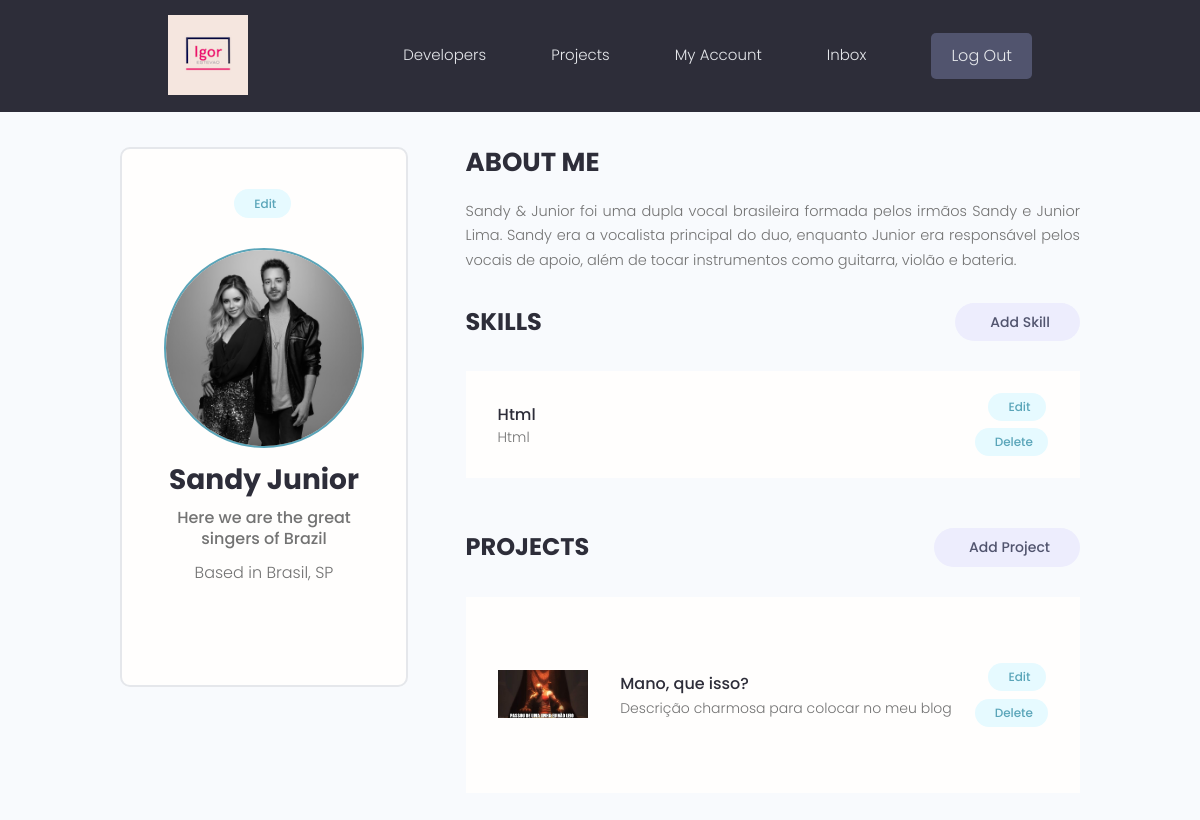
Screenshot of /account (signed in) with the database file from the repository.
### users/models.py (models this page shows, shortened)
class Profile(models.Model):
  user = models.OneToOneField(User, on_delete=models.CASCADE, null=True, blank=True)
  name = models.CharField(max_length=200, null=True, blank=True)
  email = models.EmailField(max_length=500, null=False, blank=False)
  username = models.CharField(max_length=200, null=True, blank=True)
  location = models.CharField(max_length=200, null=True, blank=True)
  short_intro = models.CharField(max_length=200, null=True, blank=True)
  bio = models.TextField(null=True, blank=True)
  profile_image = models.ImageField(null=True, blank=True, upload_to="profiles/", default="profiles/default.png")
  social_github = models.CharField(max_length=200, null=True, blank=True)
  social_linkedin = models.CharField(max_length=200, null=True, blank=True)
  social_twitter = models.CharField(max_length=200, null=True, blank=True)
  social_youtube = models.CharField(max_length=200, null=True, blank=True)
  social_website = models.CharField(max_length=200, null=True, blank=True)
  created = models.DateTimeField(auto_now_add=True) #timestamps just like Rails
  id = models.UUIDField(default=uuid.uuid4, unique=True, primary_key=True, editable=False)
  class Meta:
    ordering = [ "-created" ]
  @property
  def image_url(self):
    try:
      url = self.profile_image.url
    except:
      url = "/"
    return url

class Skills(models.Model):
  owner = models.ForeignKey(Profile, on_delete=models.CASCADE, null=True, blank=True)
  name = models.CharField(max_length=200, null=True, blank=True)
  description = models.TextField(null=True, blank=True)
  created = models.DateTimeField(auto_now_add=True) #timestamps just like Rails
  id = models.UUIDField(default=uuid.uuid4, unique=True, primary_key=True, editable=False)

### main/models.py (models this page shows, shortened)
class Project(models.Model):
  owner = models.ForeignKey(Profile, null=True, blank=True, on_delete=models.CASCADE)
  title = models.CharField(max_length=200)
  description = models.TextField(null=True, blank=True)
  featured_image = models.ImageField(null=True, blank=True, upload_to="projects/", default="projects/default.jpg") # changed this so the projects image will be picked exclusively on the projects folder inside the user_submited_images
  demo_link = models.CharField(max_length=2000, null=True, blank=True)
  source_link = models.CharField(max_length=2000, null=True, blank=True)
  vote_total = models.IntegerField(default=0, null=True, blank=True)
  vote_ratio = models.IntegerField(default=0, null=True, blank=True)
  tag = models.ManyToManyField("Tag", blank=True) # adding with quotes because of lazy loading
  created = models.DateTimeField(auto_now_add=True) #timestamps just like Rails
  id = models.UUIDField(default=uuid.uuid4, unique=True, primary_key=True, editable=False)
  @property
  def image_url(self):
    try:
      url = self.featured_image.url
    except:
      url = "/"
    return url
  class Meta:
    ordering = [ "-vote_ratio", "-vote_total", "title" ]

### users/views.py (the view)
# urls.py: path("account", views.userAccount, name="account"),
@login_required(login_url="login")
def userAccount(request):
  profile = request.user.profile
  skills = profile.skills_set.all()
  projects = profile.project_set.all()
  context = {
    "profile" : profile,
    "skills" : skills,
    "projects" : projects
    }
  return render(request, "users/account.html", context)

### users/templates/users/account.html (shortened to what this page needs)
{% extends "main.html" %}
{% block content %}
<main class="settingsPage profile my-md">
  <div class="container">
    <div class="layout">
      <div class="column column--1of3">
        <div class="card text-center">
          <div class="card__body dev">
            <a class="tag tag--pill tag--main settings__btn" href="{% url 'edit_user_account' %}"> Edit</a>
            <img class="avatar avatar--xl dev__avatar" src="{{ profile.image_url }}" />
            <h2 class="dev__name">{{ profile.name }}</h2>
            <p class="dev__title">{{ profile.short_intro }}</p>
            <p class="dev__location">Based in {{ profile.location }}</p>
          </div>
        </div>
      </div>
      <div class="column column--2of3">
        <div class="devInfo">
          <h3 class="devInfo__title">About Me</h3>
          <p class="devInfo__about">
            {{ profile.bio }}
          </p>
        </div>
        <div class="settings">
          <h3 class="settings__title">Skills</h3>
          <a class="tag tag--pill tag--sub settings__btn tag--lg" href="{% url 'create_skill' %}"> Add Skill</a>
        </div>
        <table class="settings__table">
            {% for skill in skills %}
              <tr>
                <td class="settings__tableInfo">
                  <h4>{{ skill.name }}</h4>
                  <p>{{ skill.description }}</p>
                </td>
                <td class="settings__tableActions">
                  <a class="tag tag--pill tag--main settings__btn" href="{% url 'edit_skill' skill.id %}"> Edit</a>
                  <a class="tag tag--pill tag--main settings__btn" href="{% url 'delete_skill' skill.id %}?next=/account">Delete</a>
                </td>
              </tr>
            {% endfor %}
          </table>
        <div class="settings">
          <h3 class="settings__title">Projects</h3>
          <a class="tag tag--pill tag--sub settings__btn tag--lg" href="{% url 'create_project' %}"> Add Project</a>
        </div>
        <table class="settings__table">
          {% for project in projects %}
            <tr>
              <td class="settings__thumbnail">
                <a href="{% url 'project' project.id %}"><img src="{{ project.image_url }}" alt="Project Thumbnail" /></a>
              </td>
              <td class="settings__tableInfo">
                <a href="{% url 'project' project.id %}">{{ project.title }}</a>
                <p>{{ project.description|slice:"150" }}</p>
              </td>
              <td class="settings__tableActions">
                <a class="tag tag--pill tag--main settings__btn" href="{% url 'update_project' project.id %}"> Edit</a>
                <a class="tag tag--pill tag--main settings__btn" href="{% url 'delete_project' project.id %}">
                  Delete</a>
              </td>
            </tr>
          {% endfor %}
        </table>
      </div>
    </div>
  </div>
</main>
{% endblock %}

### templates/main.html (shortened to what this page needs)
<html lang="en">
  {% load static %}
<head>
  <link rel="stylesheet" href="https://cdn.iconmonstr.com/1.3.0/css/iconmonstr-iconic-font.min.css" />
  <link rel="stylesheet" href="{% static 'uikit/styles/uikit.css' %}" />
  <link rel="stylesheet" href="{% static 'styles/app.css' %}" />
</head>
<body>
  {% include 'navbar.html' %}
  {% block content %}
  {% endblock content %}
</body>
</html>

### templates/navbar.html (shortened to what this page needs)
{% load static %}
<header class="header">
  <div class="container container--narrow">
    <a href="{% url 'profiles' %}" class="header__logo">
      <img src="{% static 'images/logo.png' %}" alt="My Logo" />
    </a>
    <nav class="header__nav">
      <ul class="header__menu">
        <li class="header__menuItem"><a href="{% url 'profiles' %}">Developers</a></li>
        <li class="header__menuItem"><a href="{% url 'projects' %}">Projects</a></li>
        {% if request.user.is_authenticated %}
        <li class="header__menuItem"><a href="{% url 'account' %}" class="">My Account</a></li>
        <li class="header__menuItem"><a href="{% url 'inbox' %}">Inbox</a></li>
        <li class="header__menuItem"><a href="{% url 'logout' %}" class="btn btn--sub">Log Out</a></li>
        {% else %}
          <li class="header__menuItem"><a href="{% url 'login'  %}?next={{ request.path }}" class="btn btn--sub">Login/Sign Up</a></li>
        {% endif %}
      </ul>
    </nav>
  </div>
</header>

### static/styles/app.css (style rules this page uses)
:root { --color-sub: #2d2d39; }
.btn--sub { background-color: var(--color-sub-light); }
.card { border: 2px solid var(--color-light); }
img { width: 100%; }
.header { position: sticky; z-index: 111; background-color: var(--color-sub); padding: 1.5rem 0; }
.header > .container { display: flex; justify-content: space-between; align-items: center; }
.header__logo { margin-right: 10px; }
.header__logo > img { height: 8rem; }
.header__nav > ul { display: inline-flex; align-items: center; list-style: none; gap: 6.5rem; }
.header__menuItem > a { color: var(--color-light); font-weight: 300; }
.profile .card > .dev { padding: 4rem; }
.dev__avatar { display: block; margin: auto; }
.dev__name { color: var(--color-sub); font-size: 2.8rem; font-weight: 700; margin-top: 1rem; margin-bottom: 0.5rem; }
.dev__title { font-size: 1.6rem; font-weight: 500; line-height: 1.3; }
.dev__location { margin-top: 1rem; }
.devInfo { margin-bottom: 3rem; }
.devInfo__title, .devInfo__subtitle { font-size: 2.6rem; color: var(--color-sub); text-transform: uppercase; font-weight: 700; margin-bottom: 1.5rem; }
.devInfo__about, .devSkill__info { font-size: 1.45rem; line-height: 1.7; text-align: justify; }
.settingsPage .dev > .settings__btn { display: inline-block; margin-bottom: 3rem; }
.settings { display: flex; justify-content: space-between; align-items: center; }
.settings__title { font-size: 2.4rem; text-transform: uppercase; font-weight: 700; color: var(--color-sub); }
.settings__table { margin-top: 3rem; margin-bottom: 5rem; padding: 0 3rem; background: var(--color-white); }
.settings__table tr { width: 100%; }
.settings__table tr > td { padding: 2rem 0; }
.settings__thumbnail { width: 23%; min-width: 10rem; }
.settings__thumbnail img { padding-right: 3rem; height: 15rem; object-fit: contain; }
.settings__tableInfo { width: 100%; }
.settings__tableInfo h4, .settings__tableInfo a { padding-right: 1rem; width: auto; font-size: 1.6rem; font-weight: 500; color: var(--color-sub); }
.settings__tableInfo p { font-size: 1.4rem; }
.settings__tableActions { text-align: right; }

### static/uikit/styles/modules/_variables.css (style rules this page uses)
:root { --color-main: #5aa5b9; --color-main-light: #e6faff; --color-sub: #3f4156; --color-sub-light: #51546e; --color-sub-lighter: #ededfd; --color-text: #737373; --color-gray: #8b8b8b; --color-light: #e5e7eb; --color-light-gray: #767676; --color-bg: #f8fafd; --color-white: #fffefd; --color-white-light: #f3f3f3; --color-success: #359e64; --color-success-bg: #def8e8; --color-error: #fc4b0b; --color-error-bg: #fff2ee; --font-base: 'Poppins', arial, helvetica, 'Segoe UI', roboto, ubuntu, sans-serif; --font-monospace: 'Fira Code', 'Courier New', courier, monospace; --font-regular: 300; --font-medium: 500; --font-bold: 700; --generic-shadow: 1px 1px 5px #00000010; --generic-transition: all 0.3s ease-in-out; }

### static/uikit/styles/modules/_base.css (style rules this page uses)
* { margin: 0; padding: 0; box-sizing: border-box; text-rendering: optimizeLegibility; color: inherit; font-size: inherit; }
html { font-size: 50%; }
@media only screen and (min-width: 480px) { html { font-size: 56.25%; } }
@media only screen and (min-width: 1200px) { html { font-size: 62.5%; } }
body { line-height: 1.6; font-weight: 400; font-size: 1.5rem; color: var(--color-text); background-color: var(--color-bg); min-height: 100vh; }

### static/uikit/styles/modules/_typography.css (style rules this page uses)
* { font-family: var(--font-base); }
h2 { font-size: 3.6rem; font-weight: var(--font-bold); }
h3 { font-size: 3.2rem; font-weight: var(--font-medium); }
h4 { font-size: 2.8rem; font-weight: var(--font-medium); }
p, span, strong { font-size: 1.6rem; color: var(--color-text); font-weight: var(--font-regular); }
a { padding-bottom: 2px; text-decoration: none; display: inline-block; color: var(--color-main); font-weight: var(--font-medium); }

### static/uikit/styles/modules/_utilities.css (style rules this page uses)
.container { width: 92%; max-width: 165rem; margin: 0 auto; box-sizing: border-box; }
.container--narrow { width: 92%; max-width: 120rem; }
@media screen and (min-width: 1000px) { .container { width: 90%; } }
@media screen and (min-width: 1000px) { .container--narrow { width: 85%; } }
@media screen and (min-width: 1200px) { .container { width: 80%; } }
@media screen and (min-width: 1200px) { .container--narrow { width: 72%; } }
.text-center { text-align: center; }
.my-md { margin: 3rem auto; }

### static/uikit/styles/modules/_avatar.css (style rules this page uses)
.avatar { border-radius: 50%; border: 2px solid var(--color-main); object-fit: cover; }
.avatar--xl { height: 20rem; width: 20rem; }

### rows the page displays
Profile: image_url (picture), name "Sandy Junior", short_intro "Here we are the great singers of Brazil", location "Brasil, SP", bio "Sandy & Junior foi uma dupla vocal brasileira formada pelos irmãos Sandy e Junior Lima. Sandy era a vocalista principal do duo, enquanto Junior era responsável pelos vocais de apoio, além de tocar instrumentos como guitarra, violão e bateria."
Skills: name "Html", description "Html"
Project: image_url (picture), title "Mano, que isso?", description "Descrição charmosa para colocar no meu blog"
